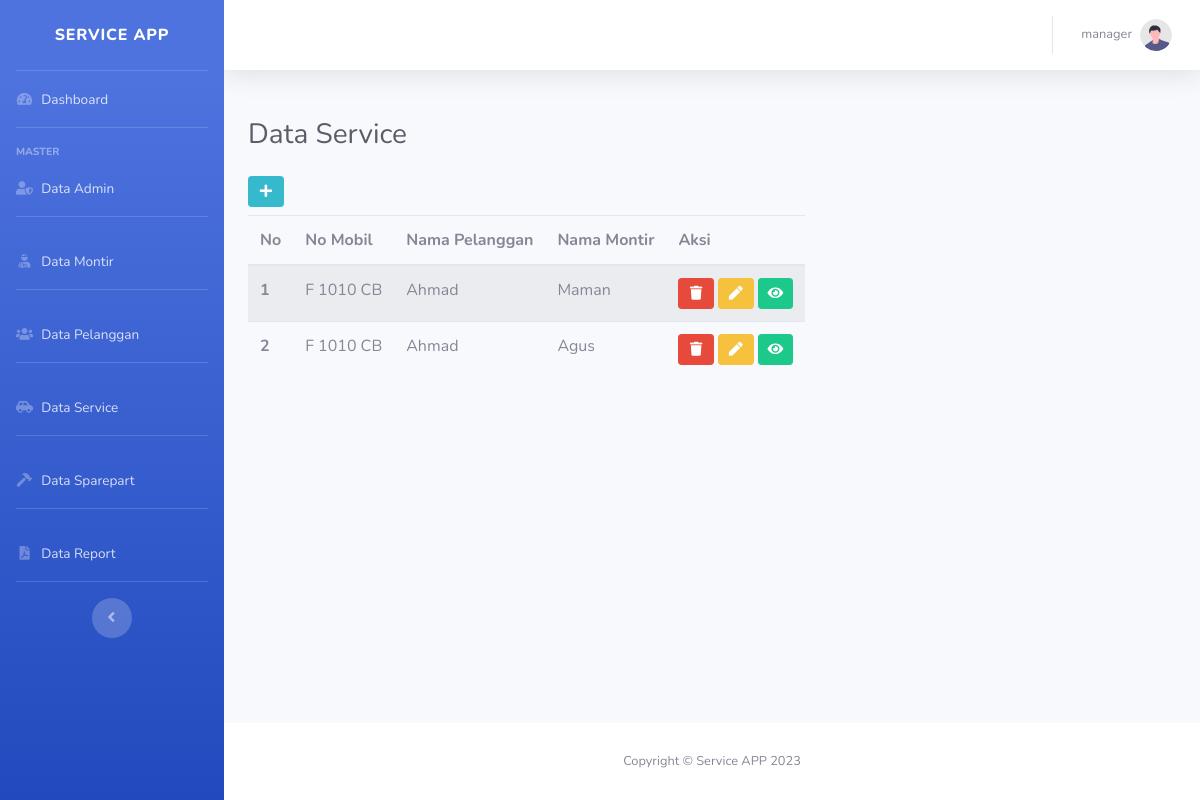
The app's page /master/showService.php (signed in) with its own data.
### tables this page shows
CREATE TABLE `service` (
  `kd_service` varchar(15) NOT NULL,
  `id_pelanggan` int(11) NOT NULL,
  `id_montir` int(11) NOT NULL,
  `tgl_service` date NOT NULL,
  `keluhan` text NOT NULL,
  `status` int(11) NOT NULL DEFAULT 0,
  `total_biaya` bigint(20) NOT NULL DEFAULT 0
);

CREATE TABLE `pelanggan` (
  `id_pelanggan` int(11) NOT NULL,
  `nama` varchar(100) NOT NULL,
  `alamat` text NOT NULL,
  `no_telepon` varchar(13) NOT NULL,
  `no_mobil` varchar(10) NOT NULL,
  `merk` varchar(50) NOT NULL
);

CREATE TABLE `montir` (
  `id_montir` int(11) NOT NULL,
  `nama` varchar(100) NOT NULL,
  `no_telepon` varchar(14) NOT NULL
);

### library/modul.php (called while the page is built, shortened)
<?php
    $connect = mysqli_connect('localhost', 'root', '', 'db_service') or die(mysqli_error($connect));
    function query($query)
    {
        global $connect;
        $returnQuery = mysqli_query($connect, $query);
        $temp = [];
        while ($line = mysqli_fetch_assoc($returnQuery)) {
            $temp[] = $line;
        }
        return $temp;
    }
?>

### master/showService.php (the view, shortened to what this page needs)
<?php
    include_once('../library/modul.php');
    $services = query("SELECT kd_service, pelanggan.no_mobil, pelanggan.nama as nama_pelanggan, montir.nama as nama_montir
                        FROM service
                            INNER JOIN pelanggan ON service.id_pelanggan = pelanggan.id_pelanggan
                            INNER JOIN montir ON service.id_montir =  montir.id_montir");
?>
<!DOCTYPE html>
<html lang="en">
<head>
    <?php include_once('../library/header.php'); ?>
</head>
<body id="page-top">
    <div id="wrapper">
            <?php include_once('../library/sidebar.php') ?>
        <div id="content-wrapper" class="d-flex flex-column">
            <div id="content">
                    <?php include_once('../library/topbar.php') ?>
                <div class="container-fluid">
                    <h3 class="text-dark mt-5 mb-4">Data Service</h3>
                    <div class="row">
                        <div class="col-lg-8">
                            <div class="mb-2">
                                <a href="addNewService.php" class="btn btn-sm btn-info"><i class="fas fa-fw fa-plus"></i></a>
                            </div>
                            <table class="table table-striped table-responsive">
                                <thead>
                                    <tr>
                                        <th scope="col">No</th>
                                        <th scope="col">No Mobil</th>
                                        <th scope="col">Nama Pelanggan</th>
                                        <th scope="col">Nama Montir</th>
                                        <th scope="col">Aksi</th>
                                    </tr>
                                </thead>
                                <tbody>
                                    <?php $i = 1; ?>
                                    <?php foreach($services as $service) : ?>
                                        <tr>
                                            <th scope="row"><?=$i++?></th>
                                            <td class="text-uppercase"><?=$service['no_mobil'];?></td>
                                            <td><?=$service['nama_pelanggan'];?></td>
                                            <td><?=$service['nama_montir'];?></td>
                                            <td>
                                                <a href="deleteService.php?kode=<?=$service['kd_service']?>" class="btn btn-sm btn-danger"><i class="fas fa-fw fa-trash"></i></a>
                                                <a href="updateService.php?id=<?=$service['kd_service']?>" class="btn btn-sm btn-warning"><i class="fas fa-fw fa-pen"></i></a>
                                                <a href="detailService.php?id=<?=$service['kd_service']?>" class="btn btn-sm btn-success"><i class="fas fa-fw fa-eye"></i></a>
                                            </td>
                                        </tr>
                                    <?php endforeach;?>
                                </tbody>
                            </table>
                        </div>
                    </div>
                </div>
            </div>
    <?php include_once('../library/footer.php') ?>
</body>
</html>

### records on screen
service: id_pelanggan.no_mobil "F 1010 CB", id_pelanggan.nama "Ahmad", id_montir.nama "Maman"
service: id_pelanggan.no_mobil "F 1010 CB", id_pelanggan.nama "Ahmad", id_montir.nama "Agus"

### other values on screen
$_SESSION['akun']['username'] "manager"
